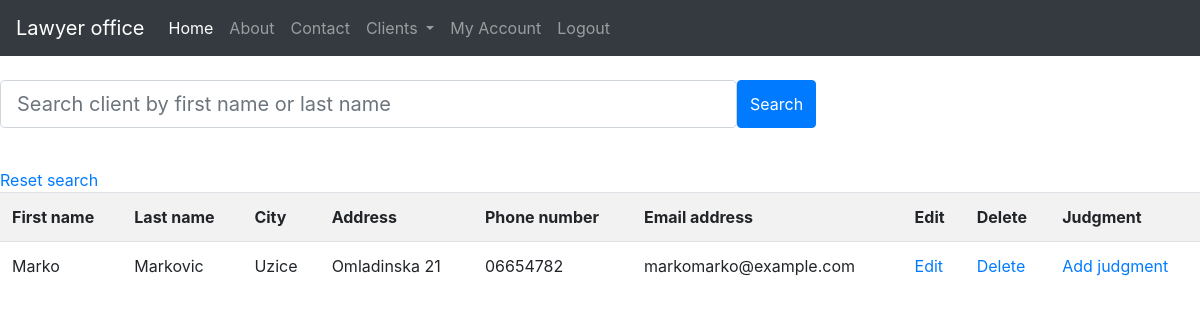
/all_client (signed in), run on an earlier commit of the app's database.
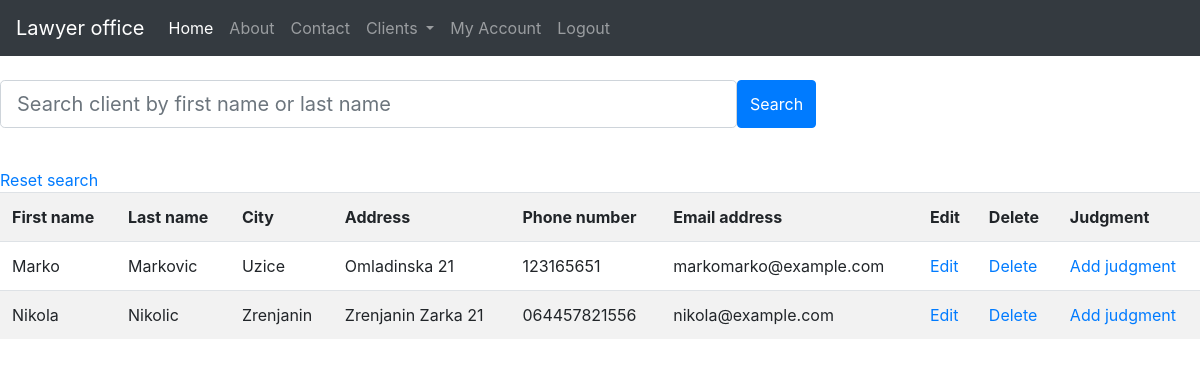
And on a later commit of the database.
### blog/models.py (models this page shows)
class Client(db.Model):
    id = db.Column(db.Integer, primary_key=True)
    first_name = db.Column(db.String(250), nullable=False)
    last_name = db.Column(db.String(250), nullable=False)
    city = db.Column(db.String(50), nullable=False)
    address = db.Column(db.String(50), nullable=False)
    phone = db.Column(db.String(50), nullable=False)
    mail = db.Column(db.String(50))
    user_id = db.Column(db.Integer, db.ForeignKey('user.id'), nullable=False)
    judgments = db.relationship('Judgment', backref='judgments')

### client/routes.py (the view)
@client.route("/all_client")
def all_client():
    clients = Client.query.filter_by(lawyer=current_user)
    return render_template("all_clients.html", title="All clients", clients=clients)

### blog/models.py (called while the page is built)
@login_manager.user_loader
def load_user(user_id):
    return User.query.get(int(user_id))

### blog/templates/all_clients.html (shortened to what this page needs)
{% extends 'base.html' %}
{% block content %}
<br>
<form action="{{url_for('client.search')}}" method="POST">
    <div class="form-group">
        <div class="input-group input-group-lg">
            <div class="form-outline">
                <input type="search" size="50px" placeholder="Search client by first name or last name" name="search_string" id="form1"
                       class="form-control form-control-lg"/>
            </div>
            <button type="submit"  value="Search" class="btn btn-primary">
                 Search
            </button>
        </div>
    </div>
</form>
<br>
<a href="{{url_for('client.all_client')}}">Reset search</a>
<table class="table table-striped">
    <tr>
        <th>First name</th>
        <th>Last name</th>
        <th>City</th>
        <th>Address</th>
        <th>Phone number</th>
        <th>Email address</th>
        <th>Edit</th>
        <th>Delete</th>
        <th>Judgment</th>
    </tr>
    {% for client in clients %}
    <tr>
        <td>{{client.first_name}}</td>
        <td>{{client.last_name}}</td>
        <td>{{client.city}}</td>
        <td>{{client.address}}</td>
        <td>{{client.phone}}</td>
        <td>{{client.mail}}</td>
        <td><a href="{{ url_for('client.edit', client_id=client.id) }}">Edit</a></td>
        <td><a href="{{ url_for('client.delete', client_id= client.id) }}">Delete</a></td>
        <td><a href="{{ url_for('client.add_judgments', client_id= client.id) }}">Add judgment</a></td>
    </tr>
    {% endfor %}
</table>
{% endblock content %}

### blog/templates/base.html (shortened to what this page needs)
<!DOCTYPE html>
<html lang="en">
<head>
    <link rel="stylesheet" href="https://maxcdn.bootstrapcdn.com/bootstrap/4.0.0/css/bootstrap.min.css"
>
</head>
<body>
<nav class="navbar navbar-expand-lg  navbar-dark bg-dark">
    <a class="navbar-brand" href="{{url_for('main.home')}}">Lawyer office</a>
    <div class="collapse navbar-collapse" id="navbarNav">
        <ul class="navbar-nav">
            <li class="nav-item active">
                <a class="nav-link" href="{{url_for('main.home')}}">Home <span class="sr-only">(current)</span></a>
            </li>
            <li class="nav-item">
                <a class="nav-link" href="{{url_for('main.about')}}">About</a>
            </li>
            <li class="nav-item">
                <a class="nav-link" href="{{url_for('main.contact')}}">Contact</a>
            </li>
            {% if current_user.is_authenticated%}
            <li class="nav-item dropdown">
                <a class="nav-link dropdown-toggle" href="#" id="navbarDropdownMenuLink" data-toggle="dropdown"
                   aria-haspopup="true" aria-expanded="false">
                    Clients
                </a>
            </li>
             <li class="nav-item">
                <a class="nav-link" href="{{url_for('users.account')}}">My Account</a>
            </li>
            <li class="nav-item">
                <a class="nav-link" href="{{url_for('users.logout')}}">Logout</a>
            </li>
            {%endif%}
        </ul>
    </div>
</nav>
{% block content %}
{% endblock %}
</body>
</html>

What changed in the data, as far as the page shows it:
changed Client "Marko": phone "06654782" → "123165651"
added Client: first_name "Nikola", last_name "Nikolic", city "Zrenjanin", address "Zrenjanin Zarka 21", phone "064457821556", mail "nikola@example.com"
